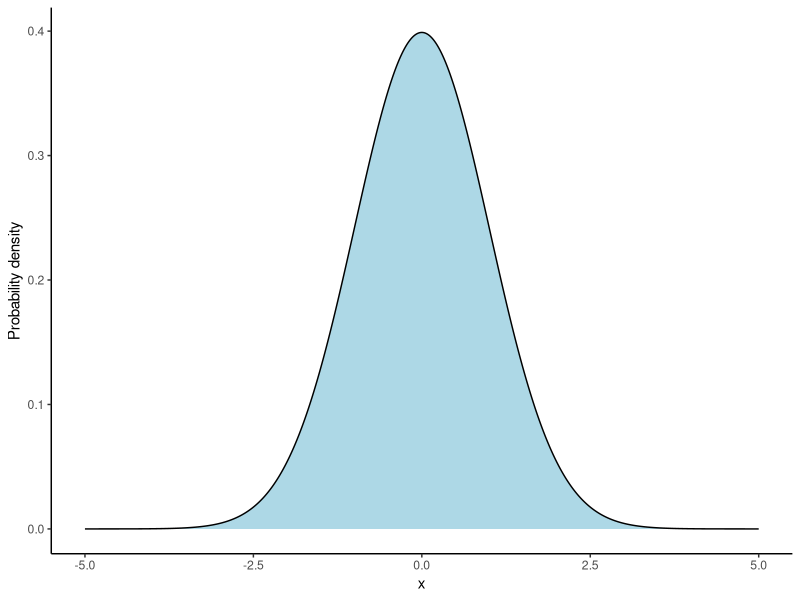
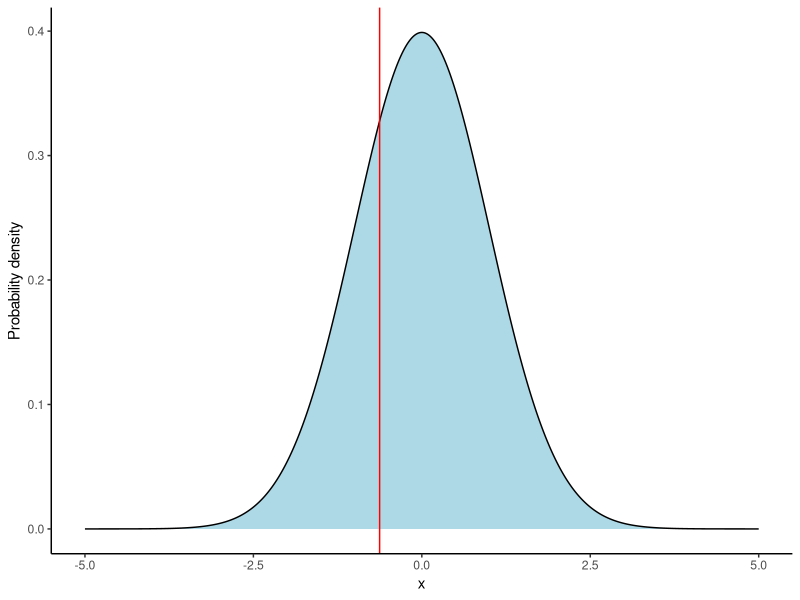
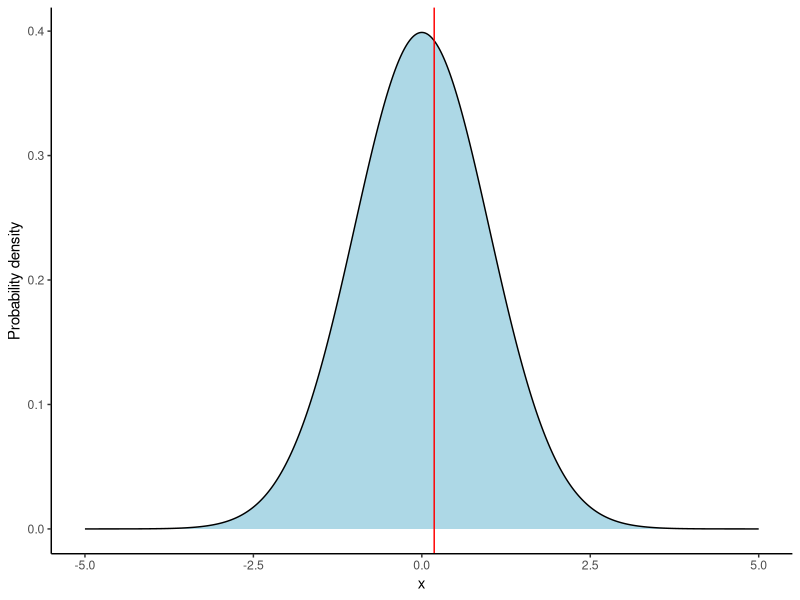
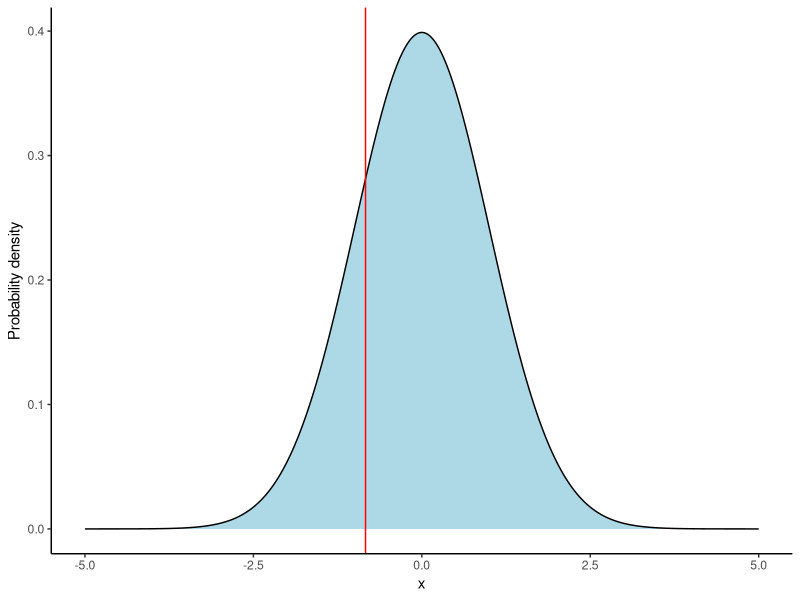
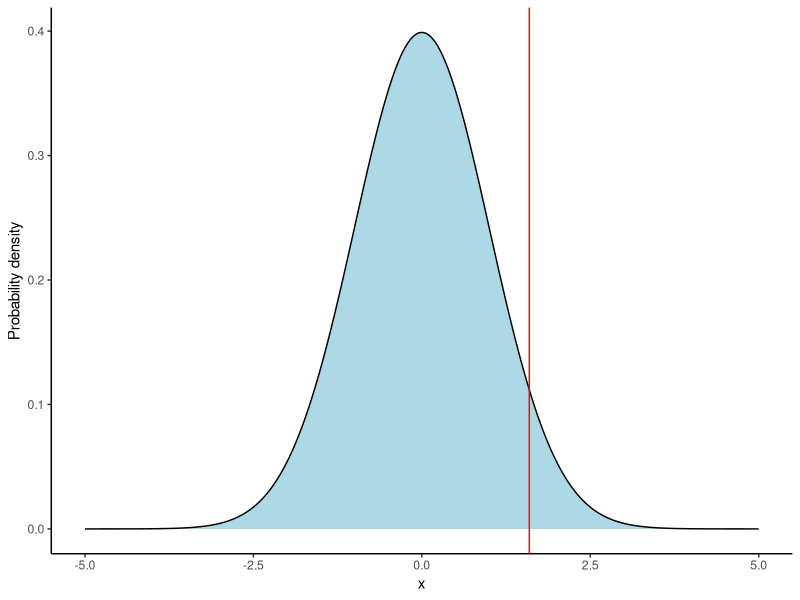
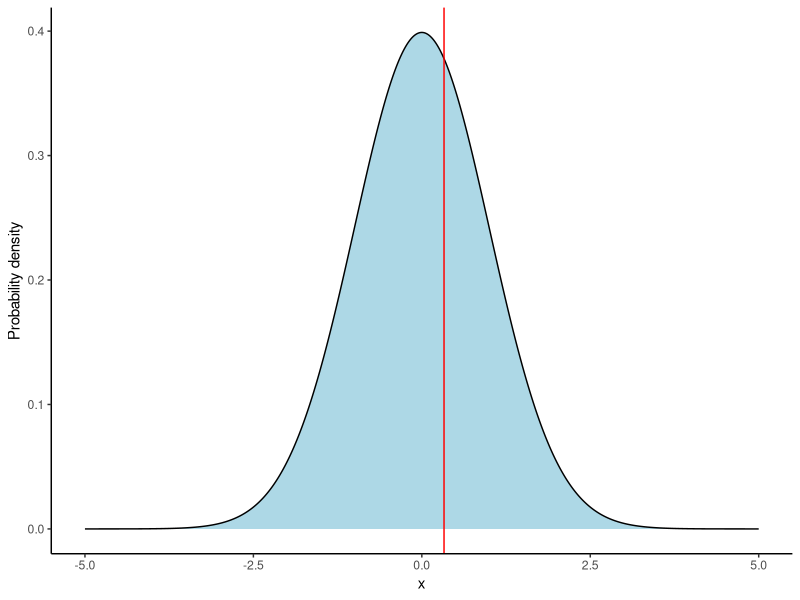
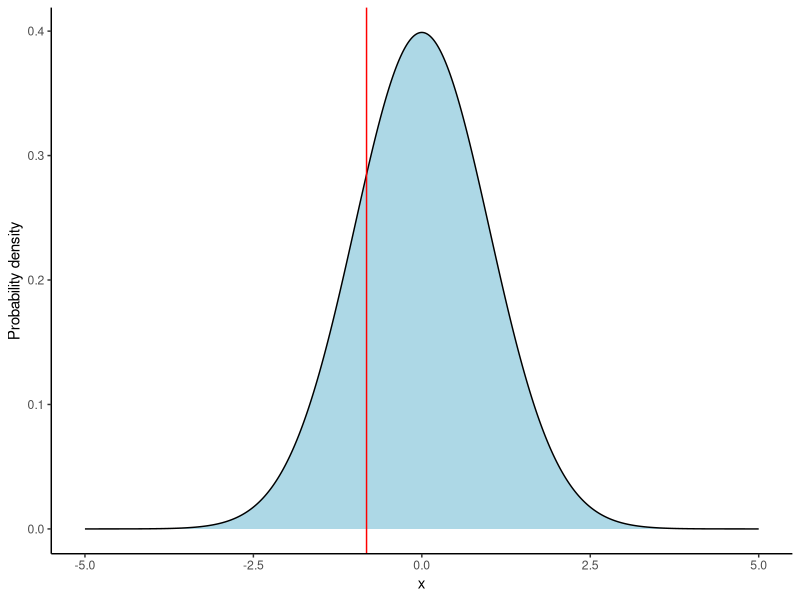
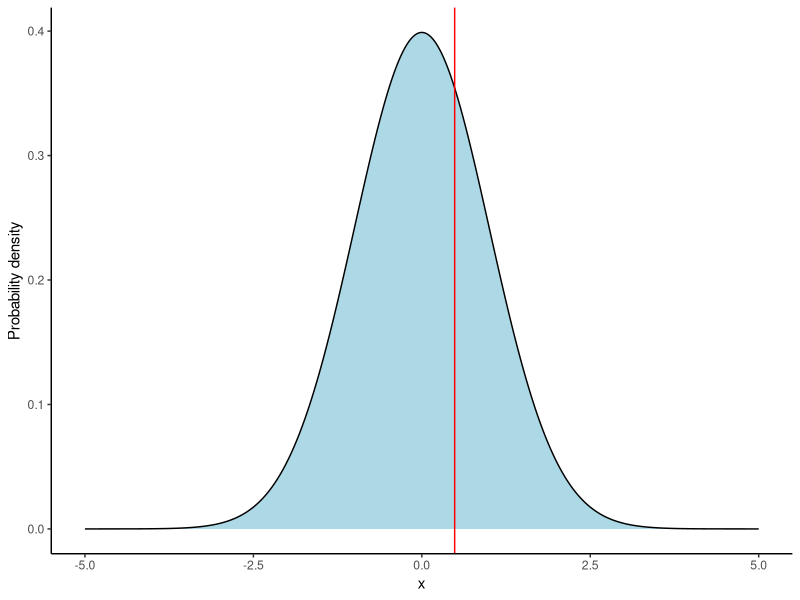

Source code (R) for these figures, in order: (Note: this script raises an error after producing the figures.)
## ---- chunk 1
knitr::opts_chunk$set(
  out.width = "100%",
  echo = FALSE
)
set.seed(1)
library(tidyverse)
theme_set(theme_classic())
## ---- chunk 2
x <- seq(from = -5, to = 5, by = 0.01)
y <- dnorm(x)

tibble(x, y) %>% 
  ggplot(aes(x, y)) + 
  geom_polygon(fill = "lightblue") +
  geom_line(colour = "black") +
  scale_y_continuous("Probability density")
## ---- chunk 3
#| fig.caption = "A normal distribution (blue) annotated with random draws from that distribution (red vertical lines)."
x <- seq(from = -5, to = 5, by = 0.01)
y <- dnorm(x)

for (i in 1:25) {
  p <- 
    tibble(x, y) %>% 
    ggplot(aes(x, y)) + 
    geom_polygon(fill = "lightblue") +
    geom_line(colour = "black") +
    geom_vline(xintercept = rnorm(1), colour = "red") +
    scale_y_continuous("Probability density")
  print(p)
}
## ---- chunk 4
means <- c(-2, 0, 2)
map_dfr(means, function(m) {
  tibble(
    x = seq(from = -10, to = 10, by = 0.01),
    y = dnorm(x, mean = m),
    mean = paste("Mean =", m)
  ) 
}) %>% 
  ggplot(
    aes(x, y, 
        colour = factor(mean), 
        fill = factor(mean))) + 
  geom_polygon(alpha = 0.2) + 
  facet_wrap(~ mean, ncol = 1) + 
  coord_cartesian(xlim = c(-4, 4)) +
  scale_x_continuous() +
  scale_y_continuous("Probability density") +
  theme(
    legend.position = "none",
    panel.spacing = unit(20, "pt"),
    strip.background = element_blank(),
    strip.text = element_text(face = "bold")
  )
## ---- chunk 5
sds <- c(0.25, 1, 2.5)
map_dfr(sds, function(sigma) {
  tibble(
    x = seq(from = -10, to = 10, by = 0.01),
    y = dnorm(x, sd = sigma),
    mean = paste("SD =", sigma)
  ) 
}) %>% 
  ggplot(
    aes(x, y, 
        colour = factor(mean), 
        fill = factor(mean))
  ) + 
  geom_polygon(alpha = 0.2) + 
  facet_wrap(~ mean, ncol = 1, scales = "free") + 
  coord_cartesian(xlim = c(-4, 4)) +
  scale_x_continuous() +
  scale_y_continuous("Probability density") +
  theme(
    legend.position = "none",
    panel.spacing = unit(20, "pt"),
    strip.background = element_blank(),
    strip.text = element_text(face = "bold")
  )
## ---- chunk 6
n_datasets <- 5

map_dfr(1:n_datasets)
